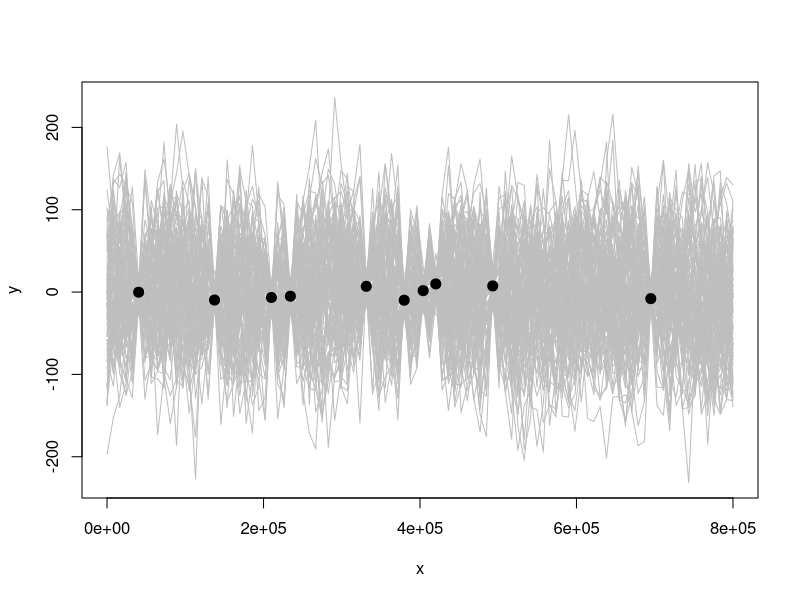

This chart was generated by the following R code:
setwd("~/SSA_model/CNN/real_data/")

library(mvtnorm)
library(fields)
library(dplyr)
use_bed_example <- T

cond_sim_gp <- function(nsims, x_test, x_train, obs, obs_sd, use_bed_example) {

    eps <- 1e-6
    # x_test <- matrix(seq(0, 2*pi, length=n), ncol=1)
    y <- obs
    D <- rdist(x_train) 
    Dx_test <- rdist(x_test)
    Dx_test_train <- rdist(x_test, x_train)
    
    if (use_bed_example) {
        Sigma <- bed_cov(si = x_train, sj = x_train)#
        S_test_test <- bed_cov(si = x_test, sj = x_test)#
        S_test_train <- bed_cov(si = x_test, sj = x_train)
    } else {
        Sigma <- exp(-D) + diag(eps, ncol(D))
        S_test_test <- exp(-Dx_test) + diag(eps, ncol(Dx_test))
        S_test_train <- exp(-Dx_test_train) 
    }

    Si <- solve(Sigma + diag(obs_sd, ncol(Sigma))) 
    mu_p <- S_test_train %*% Si %*% y
    Sigma_p <- S_test_test - S_test_train %*% Si %*% t(S_test_train)

    sims <- rmvnorm(nsims, mu_p, Sigma_p)

    if (!is.null(obs_sd)) {
        sims_at_train <- t(rmvnorm(nsims, y, diag(obs_sd^2)))
    } else {
        sims_at_train <- matrix(rep(y, nsims), ncol=nsims)
    }

    test_df <- cbind(x_test, t(sims))
    train_df <- cbind(x_train, sims_at_train)
    sim_df <- as.data.frame(rbind(test_df, train_df))
    colnames(sim_df) <- c("x", paste0("sim", 1:nsims))

    sim_df <- dplyr::arrange(sim_df, x)

    return(list(mu_p = mu_p, Sigma_p = Sigma_p, sims = sim_df))
}

bed_cov <- function(si, sj, sill = 4000, nugget = 200, range = 50e3) { 
  # matrix of distances
  d <- rdist(si, sj)

  # nugget model
  nug <- ifelse(d > 0, nugget, 0)

  # variogram
  psill <- sill - nugget
  variogram <- psill * (1 - exp(-3 * d / range)) + nug

  #covariance
  cov <- sill - variogram
  # s * (1 - exp(-3 * spDists(coordinates(x),coordinates(y)) / range))
  return(cov)
}

## Cov parameters
sill <- 4000
nugget <- 200
range <- 50e3

nsims <- 100
n <- 10
eps <- 1e-6

if (use_bed_example) {
    domain <- seq(0, 800e3, length.out = 100)
    x_train <- sort(sample(domain, n))
    x_test <- setdiff(domain, x_train)
    y <- 10 * sin(x_train)
    out <- cond_sim_gp(nsims, x_test, x_train, y, 
                obs_sd = rep(10, length(y)), use_bed_example = T)

} else {
    x <- seq(-0.5, 2*pi + 0.5, length=100)
    x_train <- sample(x, n) #
    # x_train <- seq(0, 2*pi, length=n)
    y <- sin(x_train)
    x_test <- setdiff(x, x_train) 
    # x_test <- seq(-0.5, 2*pi + 0.5, length=100)
    out <- cond_sim_gp(nsims, x_test, x_train, y, 0.1, use_bed_example = F)
}

# YY <- rmvnorm(100, mu_p, Sigma_p)
YY <- out$sims[, 2:(nsims+1)]
x <- out$sims[, 1]
mu_p <- out$mu_p
Sigma_p <- out$Sigma_p
q1 <- mu_p + qnorm(0.05, 0, sqrt(diag(Sigma_p)))
q2 <- mu_p + qnorm(0.95, 0, sqrt(diag(Sigma_p)))

png(paste0("./plots/bed/bed_gp.png"), width = 1000, height = 500)
matplot(x, as.matrix(YY), type="l", col="gray", lty=1, xlab="x", ylab="y")
points(x_train, y, pch=20, cex=2)
# lines(x_test, sin(x_test), col="red")
# lines(x_test, mu_p, lwd=2)
# lines(x_test, q1, lwd=2, lty=2, col=2)
# lines(x_test, q2, lwd=2, lty=2, col=2)
dev.off()


# rbf_kernel <- function(x_test1, x_test2, length_scale = 1, variance = 1) {
#   # Computes the RBF kernel matrix between two sets of points
#   sqdist <- as.matrix(dist(rbind(x_test1, x_test2)))^2
#   K <- variance * exp(-0.5 * sqdist / length_scale^2)
#   return(K[1:nrow(x_test1), (nrow(x_test1) + 1):(nrow(x_test1) + nrow(x_test2))])
# }


# gp_regression <- function(x_test_train, y_train, x_test_test, length_scale = 1, variance = 1, noise_variance = 0.1) {
#   # Compute covariance matrices
#   K_train_train <- rbf_kernel(x_test_train, x_test_train, length_scale, variance) + noise_variance^2 * diag(nrow(x_test_train))
#   K_train_test <- rbf_kernel(x_test_train, x_test_test, length_scale, variance)
#   K_test_test <- rbf_kernel(x_test_test, x_test_test, length_scale, variance)
  
#   # Compute the inverse of K_train_train
#   K_inv <- solve(K_train_train)
  
#   # Posterior mean for test points
#   mu_test <- t(K_train_test) %*% K_inv %*% y_train
  
#   # Posterior covariance for test points
#   cov_test <- K_test_test - t(K_train_test) %*% K_inv %*% K_train_test
  
#   list(mean = mu_test, covariance = cov_test)
# }

# generate_realization <- function(mu_test, cov_test) {
#   # Draw a sample from the multivariate normal posterior
#   realization <- rmvnorm(1, as.vector(mu_test), cov_test)
#   return(realization)
# }

# # Example data
# set.seed(42)
# x_test_train <- matrix(seq(-3, 3, length.out = 10), ncol = 1)  # Training inputs
# y_train <- sin(x_test_train) + rnorm(length(x_test_train), sd = 0.1)  # Noisy training outputs

# x_test_test <- matrix(seq(-3, 3, length.out = 100), ncol = 1)   # Test inputs

# # Hyperparameters
# length_scale <- 1
# variance <- 1
# noise_variance <- 0.1

# # Run GP regression
# gp_result <- gp_regression(x_test_train, y_train, x_test_test, length_scale, variance, noise_variance)

# # Extract posterior mean and covariance for test points
# mu_test <- gp_result$mean
# cov_test <- gp_result$covariance

# # Generate a realization from the posterior
# realization <- generate_realization(mu_test, cov_test)

# # Plot the results
# plot(x_test_train, y_train, pch = 16, col = "blue", main = "GP Regression", ylim = c(-2, 2), xlab = "x_test", ylab = "f(x)")
# lines(x_test_test, sin(x_test_test), col = "green", lty = 2)  # True function
# lines(x_test_test, mu_test, col = "red")  # Posterior mean
# lines(x_test_test, realization, col = "purple", lty = 3)  # Sample from posterior

# # Optional: add uncertainty bounds (±2 standard deviations)
# std_dev <- sqrt(diag(cov_test))
# lines(x_test_test, mu_test + 2 * std_dev, col = "orange", lty = 2)
# lines(x_test_test, mu_test - 2 * std_dev, col = "orange", lty = 2)
# legend("topright", legend = c("Observed", "True Function", "Posterior Mean", "Posterior Realization", "Uncertainty Bounds"), 
#        col = c("blue", "green", "red", "purple", "orange"), lty = c(NA, 2, 1, 3, 2), pch = c(16, NA, NA, NA, NA))
